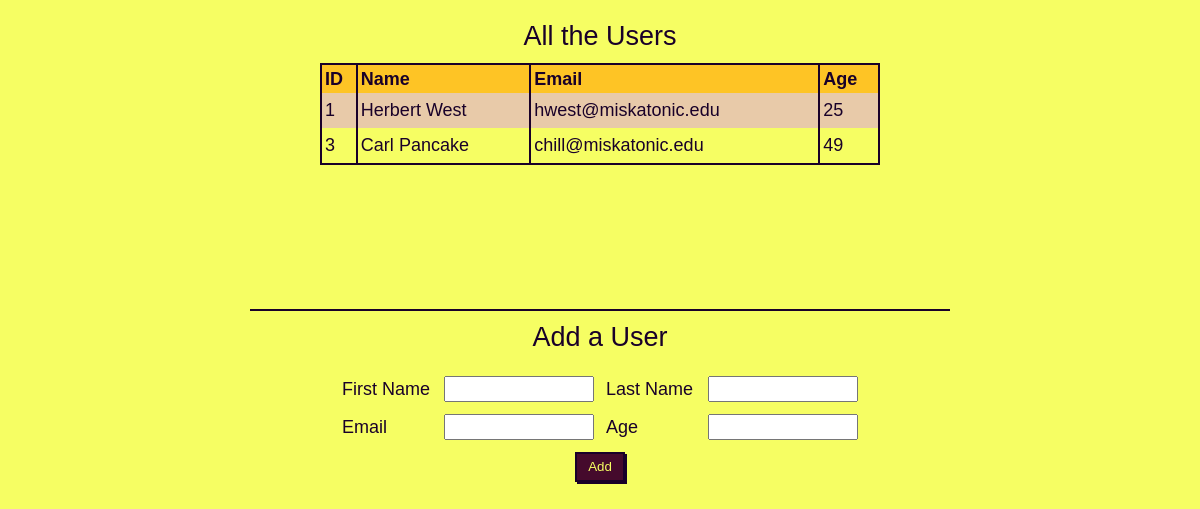
Before: / with the older database file.
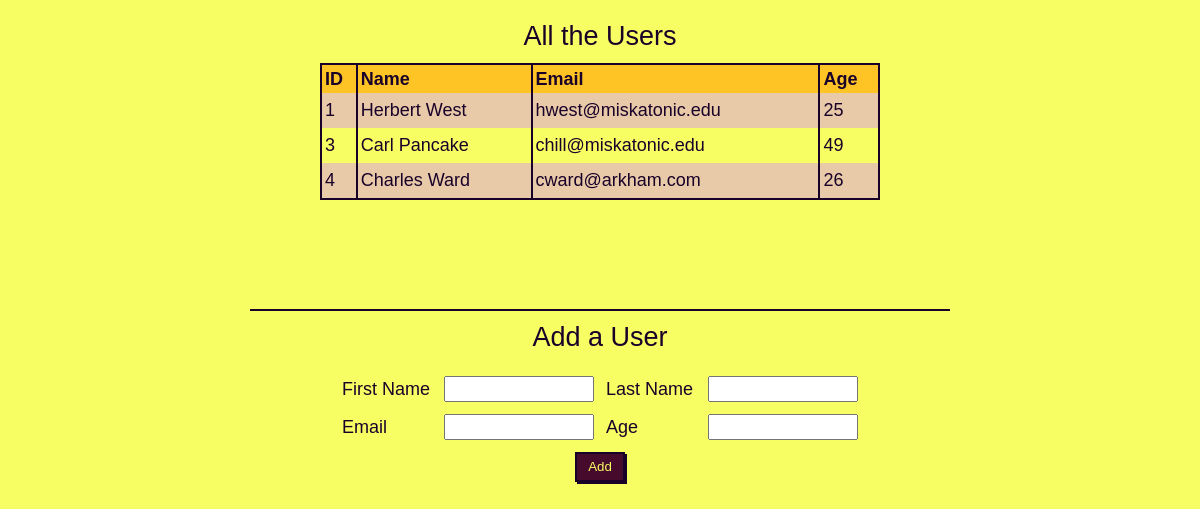
After: the same page with the newer database file.
### users_app/models.py (models this page shows)
class Users(models.Model):
    first_name = models.CharField(max_length=255)
    last_name = models.CharField(max_length=255)
    email_address = models.CharField(max_length=255)
    age = models.IntegerField()
    created_at = models.DateTimeField(auto_now_add=True)
    updated_at = models.DateTimeField(auto_now=True)

### users_app/views.py (the view)
# urls.py: urlpatterns = [path("", views.index), path("add-user", views.add_user)]
def index(request):
    context = {"all_users": Users.objects.all()}
    return render(request, "index.html", context)

### users_app/templates/index.html (shortened to what this page needs)
<!DOCTYPE html>
<html lang="en">
<head>
    {% load static %}
    <link rel="stylesheet" href="{% static 'style.css' %}">
</head>
<body>
    <main>
        <div id="users">
            <h2>All the Users</h2>
            <table>
                <tr>
                    <th>ID</th>
                    <th>Name</th>
                    <th>Email</th>
                    <th>Age</th>
                </tr>
                {% for ix in all_users %}
                <tr>
                    <td>{{ix.id}}</td>
                    <td> {{ix.first_name}} {{ix.last_name}} </td>
                    <td>{{ix.email_address}}</td>
                    <td>{{ix.age}}</td>
                </tr>
                {% endfor %}
            </table>
        </div>
        <form action="/add-user" method="POST">
            <h2>Add a User</h2>
            <label for="first_name">First Name</label>
            <input type="text" name="first_name">
            <label for="last_name">Last Name</label>
            <input type="text" name="last_name">
            <label for="email">Email</label>
            <input type="email" name="email">
            <label for="age">Age</label>
            <input type="text" name="age">
            <button type="submit">Add</button>
        </form>
    </main>
</body>
</html>

### users_app/static/style.css (style rules this page uses)
body { background-color: #f6fe63; color: #190029; }
body { line-height: 1.45; font-size: 18px; font-family: Helvetica, Arial, sans-serif; }
button { padding: 2px 4px; background-color: #450a2c; color: #f6fe63; box-shadow: 2px 2px #190029; cursor: pointer; width: 50px; height: 30px; justify-self: center; }
table, button, span { border: 2px solid #190029; }
th { background-color: #fec425; padding-left: 3px; }
tr:nth-child(even) { background-color: #e8caa9; }
td { padding: .25em 3px; }
td, th { border-right: 2px solid #190029; }
table { border-collapse: collapse; width: 80%; margin: 0 auto; }
h2 { margin: .25em 0; font-weight: normal; text-align: center; }
main { max-width: 700px; height: 75vh; margin: 0 auto; margin-top: 10px; display: flex; flex-direction: column; }
th { text-align: start; }
#users, form { height: 50%; }
#users { border-bottom: 2px solid #190029; }
form { display: grid; grid-template-columns: repeat(2, 90px 150px); grid-template-rows: repeat(3, auto) 1fr; gap: .75rem; margin: 0 auto; }
form h2, button { grid-column: span 4; }

Changed rows visible on the page:
added Users: id "4", first_name "Charles", last_name "Ward", email_address "cward@arkham.com", age "26"
